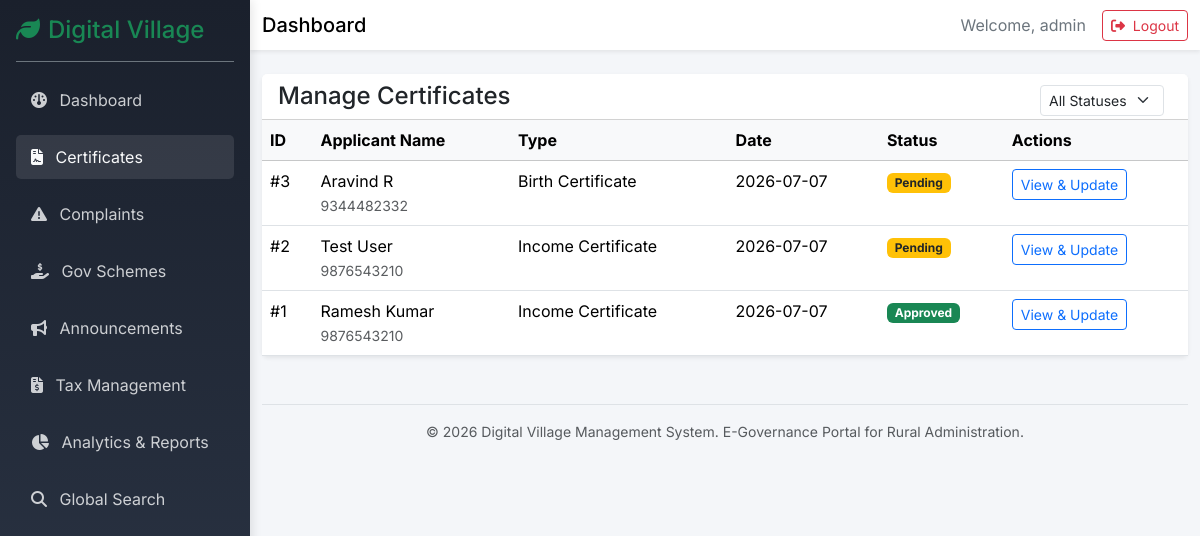
Screenshot of /admin/certificates (signed in) with the database file from the repository.
### models/user.py (models this page shows, shortened)
class User(UserMixin, db.Model):
    __tablename__ = 'users'
    id = db.Column(db.Integer, primary_key=True)
    username = db.Column(db.String(64), index=True, unique=True, nullable=False)
    password_hash = db.Column(db.String(256), nullable=False)
    role = db.Column(db.String(20), nullable=False, default='villager') # 'admin' or 'villager'
    created_at = db.Column(db.DateTime, default=datetime.utcnow)

### models/certificate.py (models this page shows)
class Certificate(db.Model):
    __tablename__ = 'certificates'
    id = db.Column(db.Integer, primary_key=True)
    villager_id = db.Column(db.Integer, db.ForeignKey('villagers.id'), nullable=False)
    type = db.Column(db.String(50), nullable=False)
    applicant_name = db.Column(db.String(100), nullable=False)
    address = db.Column(db.Text, nullable=False)
    mobile = db.Column(db.String(15), nullable=False)
    aadhaar = db.Column(db.String(12), nullable=False)
    document_filename = db.Column(db.String(255), nullable=True)
    status = db.Column(db.String(20), nullable=False, default='Pending') # Pending, Approved, Rejected
    remarks = db.Column(db.Text, nullable=True)
    submission_date = db.Column(db.DateTime, default=datetime.utcnow)
    villager = db.relationship('Villager', backref=db.backref('certificates', lazy=True))

### routes/admin.py (the view)
@admin_bp.route('/certificates')
def certificates():
    status_filter = request.args.get('status')
    if status_filter:
        certs = Certificate.query.filter_by(status=status_filter).order_by(Certificate.submission_date.desc()).all()
    else:
        certs = Certificate.query.order_by(Certificate.submission_date.desc()).all()
    return render_template('admin/certificates.html', certificates=certs)

### routes/admin.py (called while the page is built)
@admin_bp.before_request
@login_required
def check_role():
    if current_user.role != 'admin':
        flash('Access denied. Admin only.', 'danger')
        return redirect(url_for('main.index'))

### templates/admin/certificates.html (shortened to what this page needs)
{% extends "dashboard_base.html" %}
{% block content %}
<div class="card shadow-sm border-0">
    <div class="card-header bg-white pb-0 d-flex justify-content-between align-items-center">
        <h4 class="card-title mb-2">Manage Certificates</h4>
        <form class="d-flex" action="{{ url_for('admin.certificates') }}" method="GET">
            <select name="status" class="form-select form-select-sm me-2" onchange="this.form.submit()">
                <option value="">All Statuses</option>
            </select>
        </form>
    </div>
    <div class="card-body p-0">
        <div class="table-responsive">
            <table class="table table-hover mb-0">
                <thead class="table-light">
                    <tr>
                        <th>ID</th>
                        <th>Applicant Name</th>
                        <th>Type</th>
                        <th>Date</th>
                        <th>Status</th>
                        <th>Actions</th>
                    </tr>
                </thead>
                <tbody>
                    {% for cert in certificates %}
                    <tr>
                        <td>#{{ cert.id }}</td>
                        <td>{{ cert.applicant_name }}<br><small class="text-muted">{{ cert.mobile }}</small></td>
                        <td>{{ cert.type }}</td>
                        <td>{{ cert.submission_date.strftime('%Y-%m-%d') }}</td>
                        <td>
                            {% if cert.status == 'Pending' %}
                                <span class="badge bg-warning text-dark">Pending</span>
                            {% elif cert.status == 'Approved' %}
                                <span class="badge bg-success">Approved</span>
                            {% else %}
                                <span class="badge bg-danger">Rejected</span>
                            {% endif %}
                        </td>
                        <td>
                            <button type="button" class="btn btn-sm btn-outline-primary" data-bs-toggle="modal" data-bs-target="#certModal{{ cert.id }}">
                                View & Update
                            </button>
                        </td>
                    </tr>
                    {% else %}
                    <tr>
                        <td colspan="6" class="text-center py-4">No certificates found.</td>
                    </tr>
                    {% endfor %}
                </tbody>
            </table>
        </div>
    </div>
</div>
{% endblock %}

### templates/dashboard_base.html (shortened to what this page needs)
<!DOCTYPE html>
<html lang="en">
<head>
    <link href="https://cdn.jsdelivr.net/npm/bootstrap@5.3.2/dist/css/bootstrap.min.css" rel="stylesheet">
    <link rel="stylesheet" href="https://cdnjs.cloudflare.com/ajax/libs/font-awesome/6.4.0/css/all.min.css">
    <link rel="stylesheet" href="{{ url_for('static', filename='css/style.css') }}">
</head>
<body class="dashboard-body">
    <div class="sidebar bg-dark text-white p-3" id="sidebar">
        <div class="sidebar-header border-bottom border-secondary pb-3 mb-3">
            <h4 class="mb-0 text-success"><i class="fa-solid fa-leaf me-2"></i>Digital Village</h4>
        </div>
        <ul class="nav flex-column sidebar-nav">
            {% if current_user.role == 'villager' %}
            <li class="nav-item mb-2">
                <a class="nav-link text-light {% if request.endpoint == 'villager.dashboard' %}active{% endif %}" href="{{ url_for('villager.dashboard') }}">
                    <i class="fa-solid fa-gauge me-2"></i> Dashboard
                </a>
            </li>
            <li class="nav-item mb-2">
                <a class="nav-link text-light {% if request.endpoint == 'villager.profile' %}active{% endif %}" href="{{ url_for('villager.profile') }}">
                    <i class="fa-solid fa-user me-2"></i> Profile
                </a>
            </li>
            <li class="nav-item mb-2">
                <a class="nav-link text-light {% if 'villager.certificate' in request.endpoint %}active{% endif %}" href="{{ url_for('villager.certificates') }}">
                    <i class="fa-solid fa-file-contract me-2"></i> Certificates
                </a>
            </li>
            <li class="nav-item mb-2">
                <a class="nav-link text-light {% if 'villager.complaint' in request.endpoint %}active{% endif %}" href="{{ url_for('villager.complaints') }}">
                    <i class="fa-solid fa-exclamation-triangle me-2"></i> Complaints
                </a>
            </li>
            <li class="nav-item mb-2">
                <a class="nav-link text-light {% if 'villager.scheme' in request.endpoint or 'villager.favourite' in request.endpoint %}active{% endif %}" href="{{ url_for('villager.schemes') }}">
                    <i class="fa-solid fa-hand-holding-dollar me-2"></i> Gov Schemes
                </a>
            </li>
            <li class="nav-item mb-2">
                <a class="nav-link text-light {% if 'villager.announcement' in request.endpoint %}active{% endif %}" href="{{ url_for('villager.announcements') }}">
                    <i class="fa-solid fa-bullhorn me-2"></i> Announcements
                </a>
            </li>
            <li class="nav-item mb-2">
                <a class="nav-link text-light {% if 'villager.tax' in request.endpoint %}active{% endif %}" href="{{ url_for('villager.taxes') }}">
                    <i class="fa-solid fa-file-invoice-dollar me-2"></i> My Taxes
                </a>
            </li>
            {% elif current_user.role == 'admin' %}
            <li class="nav-item mb-2">
                <a class="nav-link text-light {% if request.endpoint == 'admin.dashboard' %}active{% endif %}" href="{{ url_for('admin.dashboard') }}">
                    <i class="fa-solid fa-gauge me-2"></i> Dashboard
                </a>
            </li>
            <li class="nav-item mb-2">
                <a class="nav-link text-light {% if 'admin.certificate' in request.endpoint %}active{% endif %}" href="{{ url_for('admin.certificates') }}">
                    <i class="fa-solid fa-file-contract me-2"></i> Certificates
                </a>
            </li>
            <li class="nav-item mb-2">
                <a class="nav-link text-light {% if 'admin.complaint' in request.endpoint %}active{% endif %}" href="{{ url_for('admin.complaints') }}">
                    <i class="fa-solid fa-exclamation-triangle me-2"></i> Complaints
                </a>
            </li>
            <li class="nav-item mb-2">
                <a class="nav-link text-light {% if 'admin.scheme' in request.endpoint %}active{% endif %}" href="{{ url_for('admin.schemes') }}">
                    <i class="fa-solid fa-hand-holding-dollar me-2"></i> Gov Schemes
                </a>
            </li>
            <li class="nav-item mb-2">
                <a class="nav-link text-light {% if 'admin.announcement' in request.endpoint %}active{% endif %}" href="{{ url_for('admin.announcements') }}">
                    <i class="fa-solid fa-bullhorn me-2"></i> Announcements
                </a>
            </li>
            <li class="nav-item mb-2">
                <a class="nav-link text-light {% if 'admin.tax' in request.endpoint %}active{% endif %}" href="{{ url_for('admin.taxes') }}">
                    <i class="fa-solid fa-file-invoice-dollar me-2"></i> Tax Management
                </a>
            </li>
            <li class="nav-item mb-2">
                <a class="nav-link text-light {% if 'admin.report' in request.endpoint %}active{% endif %}" href="{{ url_for('admin.reports') }}">
                    <i class="fa-solid fa-chart-pie me-2"></i> Analytics & Reports
                </a>
            </li>
            <li class="nav-item mb-2">
                <a class="nav-link text-light {% if 'admin.search' in request.endpoint %}active{% endif %}" href="{{ url_for('admin.search') }}">
                    <i class="fa-solid fa-search me-2"></i> Global Search
                </a>
            </li>
            {% endif %}
        </ul>
    </div>
    <div class="main-content" id="main-content">
        <nav class="navbar navbar-expand-lg navbar-light bg-white shadow-sm mb-4">
            <div class="container-fluid">
                <span class="navbar-brand mb-0 h1 d-none d-md-block">Dashboard</span>
                <div class="ms-auto d-flex align-items-center">
                    <span class="me-3 text-secondary">Welcome, {{ current_user.username }}</span>
                    <a href="{{ url_for('auth.logout') }}" class="btn btn-outline-danger btn-sm">
                        <i class="fa-solid fa-right-from-bracket me-1"></i> Logout
                    </a>
                </div>
            </div>
        </nav>
        <div class="container-fluid">
            <div class="pb-5">
                {% block content %}{% endblock %}
            </div>
            <footer class="mt-auto py-3 border-top text-center text-muted small">
                <div class="container-fluid">
                    <span>&copy; 2026 Digital Village Management System. E-Governance Portal for Rural Administration.</span>
                </div>
            </footer>
        </div>
    </div>
</body>
</html>

### static/css/style.css (style rules this page uses)
body { background-color: #f8f9fa; font-family: 'Inter', sans-serif; }
.card { transition: transform 0.2s ease, box-shadow 0.2s ease; }
.dashboard-body { display: flex; min-height: 100vh; background-color: #f4f6f9; }
.sidebar { width: 250px; transition: all 0.3s; height: 100vh; position: fixed; top: 0; left: 0; z-index: 1000; }
.sidebar-nav .nav-link { border-radius: 5px; margin-bottom: 5px; padding: 10px 15px; opacity: 0.8; }
.sidebar-nav .nav-link:hover, .sidebar-nav .nav-link.active { background-color: rgba(255,255,255,0.1); opacity: 1; }
.main-content { flex-grow: 1; margin-left: 250px; width: calc(100% - 250px); transition: all 0.3s; min-height: 100vh; }
.card { animation: fadeIn 0.3s ease-in-out; }
.sidebar { background: linear-gradient(180deg, #1a202c 0%, #2d3748 100%) !important; box-shadow: 2px 0 10px rgba(0,0,0,0.1); }

### rows the page displays
User: username "admin"
Certificate: id "3", applicant_name "Aravind R", mobile "9344482332", type "Birth Certificate", submission_date "2026-07-07", status "Pending"
Certificate: id "2", applicant_name "Test User", mobile "9876543210", type "Income Certificate", submission_date "2026-07-07", status "Pending"
Certificate: id "1", applicant_name "Ramesh Kumar", mobile "9876543210", type "Income Certificate", submission_date "2026-07-07", status "Approved"
